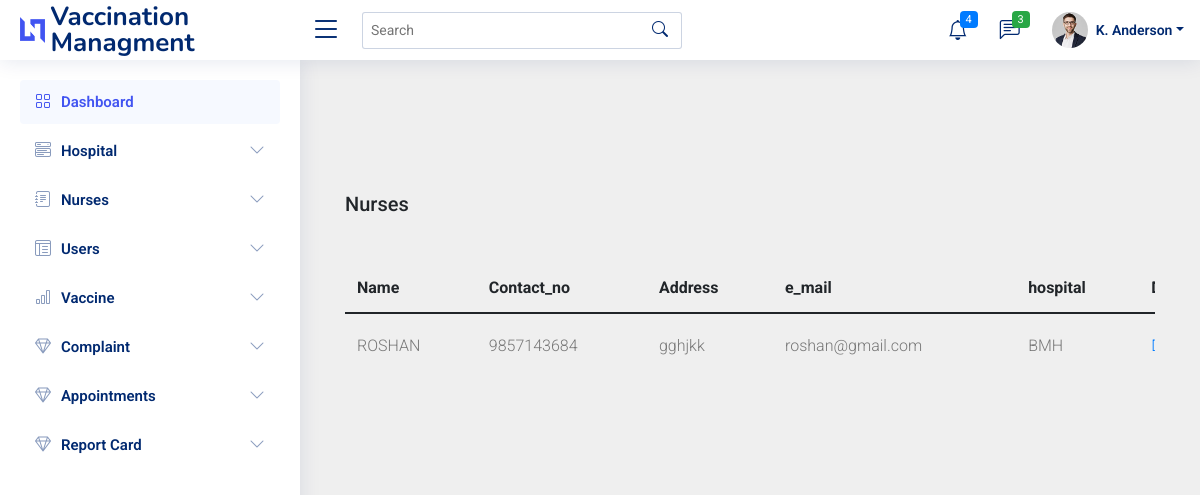
The app's page /viewnurse with its own data.
### vacc_app/models.py (models this page shows)
class Nurse_TBL(models.Model):
    name = models.CharField(max_length=20)
    contactno = models.IntegerField()
    address = models.CharField(max_length=20)
    email = models.CharField(max_length=20)
    hospital = models.ForeignKey(Hospital_TBL, on_delete=models.CASCADE)
    def __str__(self):
        return self.name

class Hospital_TBL(models.Model):
    name = models.CharField(max_length=20)
    place = models.CharField(max_length=20)
    contact_no = models.IntegerField()
    e_mail = models.CharField(max_length=20)
    def __str__(self):
        return self.name

### vacc_app/views.py (the view)
def viewnurse(request):
    data = Nurse_TBL.objects.all()
    print(data)
    return render(request, 'viewnurse.html', {'data': data})

### templates/viewnurse.html (shortened to what this page needs)
<!doctype html>
{% extends 'index.html' %}
{% block content %}
{% load static %}
<html lang="en">
  <head>
    <link rel="stylesheet" href=" {% static 'static1/fonts/icomoon/style.css' %} ">
    <link rel="stylesheet" href=" {% static 'static1/css/owl.carousel.min.css' %} ">
    <link rel="stylesheet" href=" {% static 'static1/css/bootstrap.min.css' %} ">
    <link rel="stylesheet" href=" {% static 'static1/css/style.css' %} ">
  </head>
  <body>
  <div class="content">
    <div class="container">
      <h2 class="mb-5">Nurses</h2>
      <div class="table-responsive">
        <table class="table custom-table">
    <thead>
    <th>Name</th>
    <th>Contact_no</th>
    <th>Address</th>
    <th>e_mail</th>
    <th>hospital</th>
    <th>Delete</th>
    </thead>
    {% for i in data %}
    <tr>
        <td>{{i.name}}</td>
        <td>{{i.contactno}}</td>
        <td>{{i.address}}</td>
        <td>{{i.email}}</td>
        <td>{{i.hospital}}</td>
        <td><a href="{% url 'deletenurse' i.id %}">Delete</a></td>
    </tr>
{% endfor %}
  </body>
</html>
{% endblock %}

### static/assets/css/style.css (style rules this page uses)
:root { scroll-behavior: smooth; }
body { font-family: "Open Sans", sans-serif; background: #f6f9ff; color: #444444; }
a { color: #4154f1; text-decoration: none; }
h1, h2, h3, h4, h5, h6 { font-family: "Nunito", sans-serif; }

### static/static1/css/style.css (style rules this page uses)
body { font-family: "Roboto", -apple-system, BlinkMacSystemFont, "Segoe UI", Roboto, "Helvetica Neue", Arial, "Noto Sans", sans-serif, "Apple Color Emoji", "Segoe UI Emoji", "Segoe UI Symbol", "Noto Color Emoji"; background-color: #efefef; font-weight: 300; }
h1, h2, h3, h4, h5, h6, .h1, .h2, .h3, .h4, .h5, .h6 { font-family: "Roboto", -apple-system, BlinkMacSystemFont, "Segoe UI", Roboto, "Helvetica Neue", Arial, "Noto Sans", sans-serif, "Apple Color Emoji", "Segoe UI Emoji", "Segoe UI Symbol", "Noto Color Emoji"; }
a { -webkit-transition: .3s all ease; -o-transition: .3s all ease; transition: .3s all ease; }
a, a:hover { text-decoration: none !important; }
.content { padding: 7rem 0; }
h2 { font-size: 20px; }
.custom-table { min-width: 900px; }
.custom-table thead tr, .custom-table thead th { border-top: none; border-bottom: none !important; }
.custom-table tbody th, .custom-table tbody td { color: #777; font-weight: 400; padding-bottom: 20px; padding-top: 20px; font-weight: 300; border: none; }
.custom-table tbody tr { -webkit-transition: .3s all ease; -o-transition: .3s all ease; transition: .3s all ease; }

### records on screen
Nurse_TBL: name "ROSHAN", contactno "9857143684", address "gghjkk", email "roshan@gmail.com", hospital "BMH"
